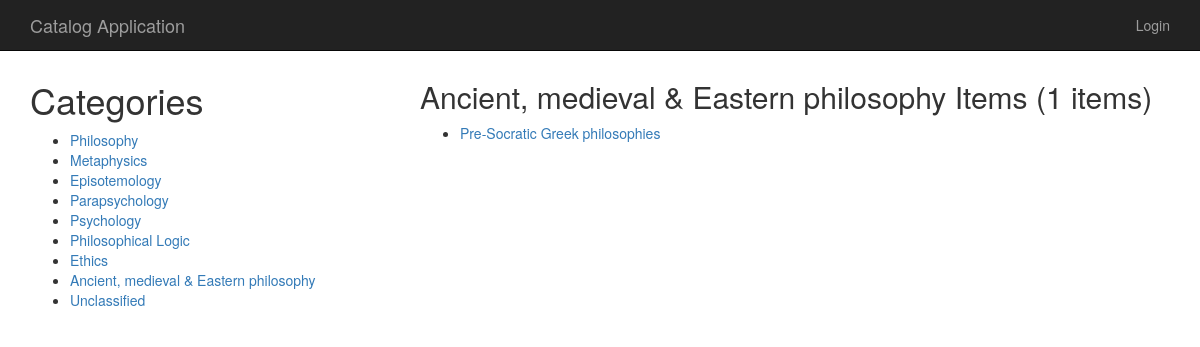
/catalog/8/items/, run on an earlier commit of the app's database.
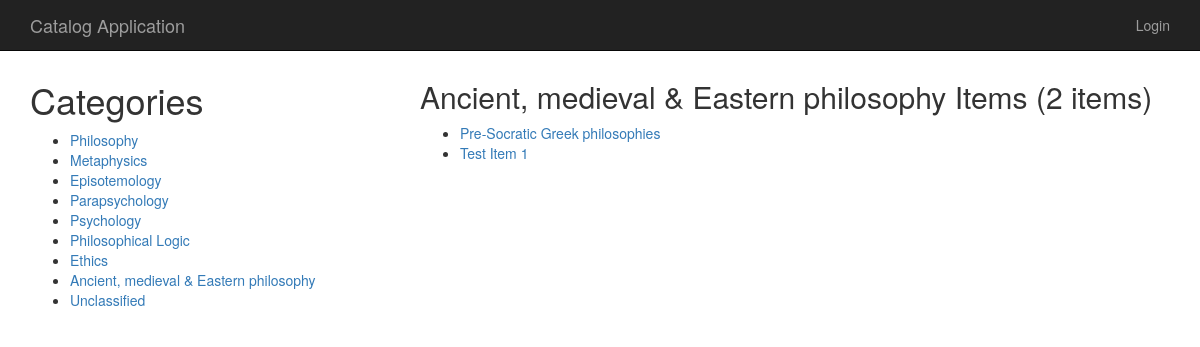
And on a later commit of the database.
### database_setup.py (models this page shows, shortened)
class Category(Base):
    __tablename__ = 'category'
    id = Column(Integer, primary_key = True)
    name = Column(String, nullable = False, unique = True)
    user_id = Column(Integer, ForeignKey('user.id'))
    user = relationship(User)

class Item(Base):
    __tablename__ = 'item'
    id = Column(Integer, primary_key = True)
    name = Column(String(250), nullable = False)
    description = Column(String(500))
    create_time = Column(DateTime, default=func.now())
    category_id = Column(Integer, ForeignKey('category.id'))
    category = relationship(Category)
    user_id = Column(Integer, ForeignKey('user.id'))
    user = relationship(User)

### application.py (the view)
@app.route('/catalog/<int:category_id>/')
@app.route('/catalog/<int:category_id>/items/')
def showCategoryItems(category_id):
    categories = session.query(Category).all()
    category = session.query(Category).filter_by(id=category_id).one()
    items = session.query(Item).filter_by(category_id = category.id).all()
    if 'username' not in login_session or category.user_id != login_session['user_id']:
        return render_template('publiccategory.html', categories=categories,
            category=category, items=items)
    else:
        return render_template('category.html', categories=categories,
            category=category, items=items)

### templates/publiccategory.html (shortened to what this page needs)
{% extends "layout.html" %}
{% block leftpane %}
    {{ super() }}
{% endblock %}
{% block main %}
    <h2>{{ category.name }} Items ({{items|length}} items)</h2>
    <ul>
    {% for i in items %}
        <li><a href='{{url_for('showItemDescription', category_id=category.id, item_id=i.id)}}'>{{ i.name }}</a></li>
    {% endfor %}
    </ul>
{% endblock %}

### templates/layout.html (shortened to what this page needs)
{% extends "bootstrap/base.html" %}
{% block styles %}
{{super()}}
<link rel="stylesheet" href="{{url_for('.static', filename='appstyle.css')}}">
{% endblock %}
{% block navbar %}
<div class="navbar navbar-inverse navbar-fixed-top">
    <div class="container">
        <div class="navbar-header">
            <a class="navbar-brand" href="/">Catalog Application</a>
        </div>
        <div class="collapse navbar-collapse">
            <ul class="nav navbar-nav navbar-right">
            {% if 'username' not in session %}
                <li><a href="{{url_for('showLogin')}}">Login</a></li>
            {% else %}
                <li><a href="{{url_for('disconnect')}}">Logout</a></li>
            {% endif %}
            </ul>
        </div>
    </div>
</div>
{% endblock %}
{% block content %}
    <div class="container main-container theme-showcase" role="main">
        <div class="row">
            <div class = 'col-md-4'>
                {% block leftpane %}
                    <h1>Categories</h1>
                    <ul>
                    {% for c in categories %}
                        <li><a href='{{url_for('showCategoryItems', category_id=c.id)}}'>{{ c.name }}</a></li>
                    {% endfor %}
                    </ul>
                {% endblock %}
            </div>
            <div class='col-md-8'>
                <div class = 'main'>
                    {% block main %}
                    {% endblock %}
                </div>
            </div>
        </div>
    </div>
{% endblock %}

What changed in the data, as far as the page shows it:
added Item: name "Test Item 1"
Also different on the page:
{{ items|length }}: "1" → "2"
